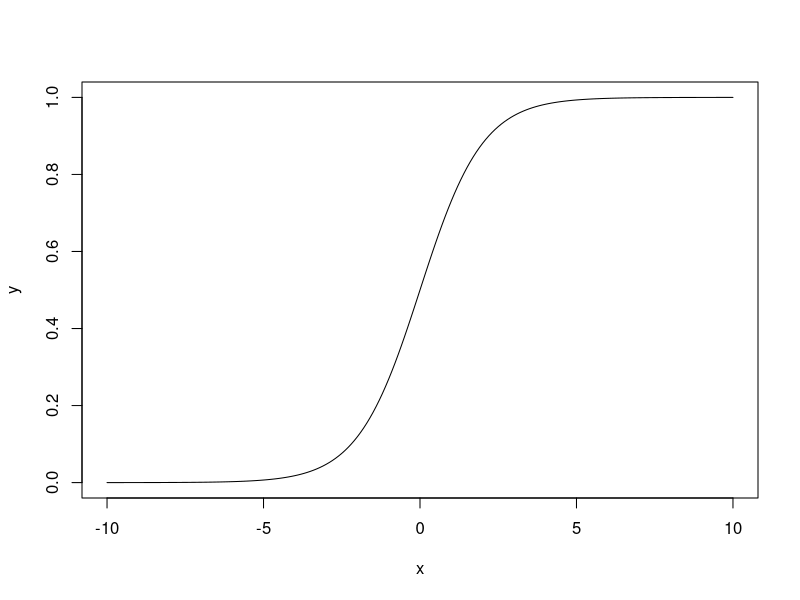

This figure's R source: (Note: this script raises an error after producing the figure.)
## ---- chunk 1
knitr::opts_chunk$set(echo = TRUE)
## ---- chunk 2
x <- seq(-10, 10, 0.1)
y <- 1/(1+exp(-x))
plot(x, y, type = "l", xlab = "x", ylab = "y")
## ---- chunk 3
library(tidyverse)
set.seed(123)
Sex <- sample(0:1, 500, replace = TRUE)  
Age <- sample(10:79, 500, replace = TRUE) %/%10 * 10

# 小さな山（10時台）：平均10, 標準偏差1の正規分布からサンプリング
base_customers <- sample(9:22, 150, replace = TRUE) 
morning_customers <- round(rnorm(50, mean = 10, sd = 1),0)
# 大きな山（17時台）：平均17, 標準偏差1の正規分布からサンプリング
evening_customers <- round(rnorm(300, mean = 17, sd = 2),0)
# 両方の分布から生成されたデータを結合
Time <- c(base_customers, morning_customers, evening_customers)
# 時間帯を9時から22時の範囲に収めるために四捨五入し、範囲外を9-22に修正
Time <- ifelse(Time < 9, 9, ifelse(Time >= 22, 22, Time))

# したかどうか
Buy <- 1/(1+exp(-(0.4*Sex + 0.21*Age + 0.4*Time + 2*rnorm(500, 0, 0.5)))) 
Buy <- ifelse(Buy > mean(Buy), 1, 0)

data <- data.frame(
  性別 = Sex,
  年齢 = Age,
  時間帯 = Time,
  購入 = Buy
)

write.csv(data, file = "Example_11_Logistic.csv", row.names = FALSE)
## ---- chunk 4
data <- read.csv("Example_11_Logistic.csv")
model <- glm(購入 ~ 性別 + 年齢 + 時間帯, data = data, family = binomial)
summary(model)
